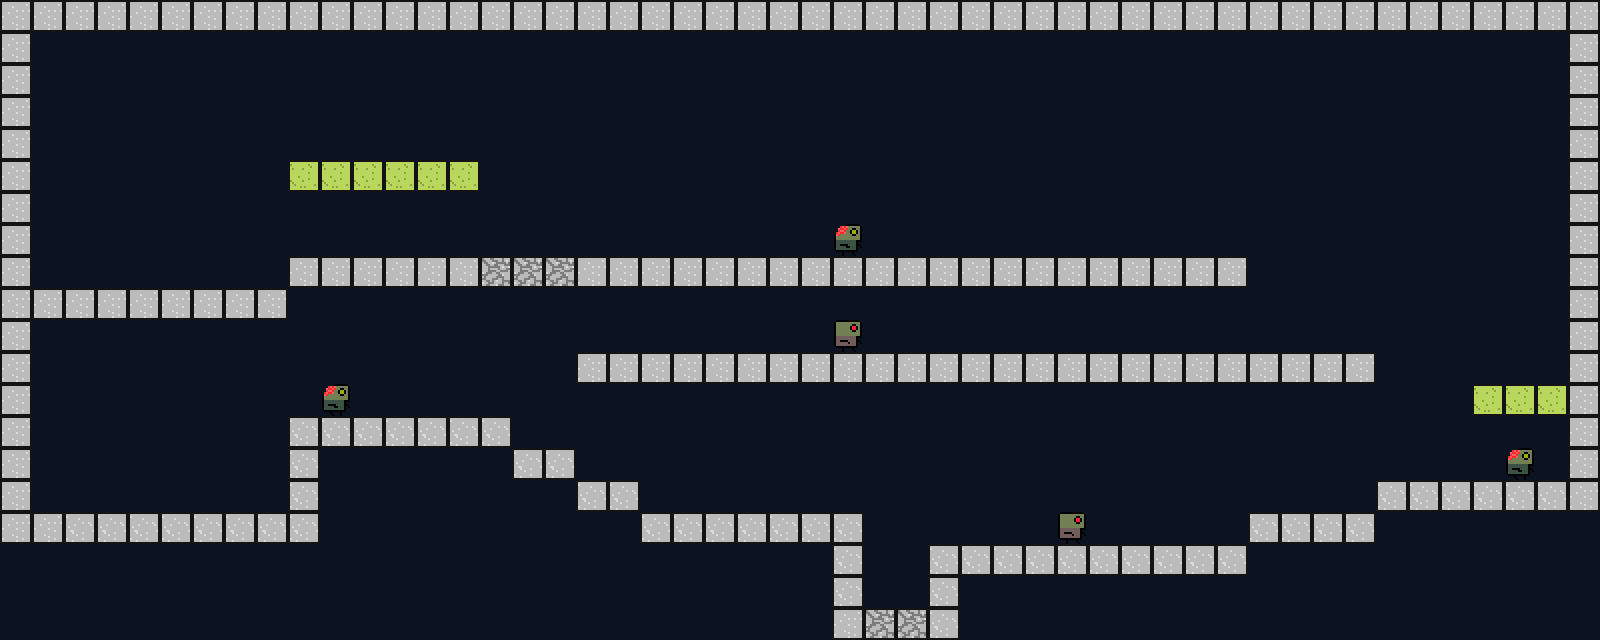

Tiled map render using the project's own tile images. Description and the map definition, with tile-layer contents summarised, below:
An orthogonal 50x20 tile map with 32x32 px tiles, 3 tile layers (background, layer, entities).

<map version="1.9" tiledversion="1.9.1" orientation="orthogonal" renderorder="right-down" width="50" height="20" tilewidth="32" tileheight="32" infinite="0" nextlayerid="4" nextobjectid="1">
 <editorsettings>
  <export target="level01.json" format="json" />
 </editorsettings>
 <tileset firstgid="1" name="Level01" tilewidth="32" tileheight="32" tilecount="24" columns="6">
  <image source="../images/shmup_characters.png" width="192" height="128" />
  <tile id="0">
   <properties>
    <property name="bridge" type="bool" value="false" />
    <property name="cloud" type="bool" value="false" />
    <property name="walkable" type="bool" value="false" />
   </properties>
  </tile>
  <tile id="1">
   <properties>
    <property name="bridge" type="bool" value="false" />
    <property name="cloud" type="bool" value="false" />
    <property name="walkable" type="bool" value="false" />
   </properties>
  </tile>
  <tile id="2">
   <properties>
    <property name="bridge" type="bool" value="false" />
    <property name="cloud" type="bool" value="false" />
    <property name="walkable" type="bool" value="false" />
   </properties>
  </tile>
  <tile id="3">
   <properties>
    <property name="bridge" type="bool" value="false" />
    <property name="cloud" type="bool" value="false" />
    <property name="walkable" type="bool" value="false" />
   </properties>
  </tile>
  <tile id="4">
   <properties>
    <property name="bridge" type="bool" value="false" />
    <property name="cloud" type="bool" value="false" />
    <property name="walkable" type="bool" value="false" />
   </properties>
  </tile>
  <tile id="5">
   <properties>
    <property name="bridge" type="bool" value="false" />
    <property name="cloud" type="bool" value="false" />
    <property name="walkable" type="bool" value="false" />
   </properties>
  </tile>
  <tile id="6">
   <properties>
    <property name="bridge" type="bool" value="false" />
    <property name="cloud" type="bool" value="false" />
    <property name="walkable" type="bool" value="false" />
   </properties>
  </tile>
  <tile id="7">
   <properties>
    <property name="bridge" type="bool" value="false" />
    <property name="cloud" type="bool" value="false" />
    <property name="walkable" type="bool" value="false" />
   </properties>
  </tile>
  <tile id="8">
   <properties>
    <property name="bridge" type="bool" value="false" />
    <property name="cloud" type="bool" value="false" />
    <property name="walkable" type="bool" value="false" />
   </properties>
  </tile>
  <tile id="9">
   <properties>
    <property name="bridge" type="bool" value="false" />
    <property name="cloud" type="bool" value="false" />
    <property name="walkable" type="bool" value="false" />
   </properties>
  </tile>
  <tile id="10">
   <properties>
    <property name="bridge" type="bool" value="false" />
    <property name="cloud" type="bool" value="false" />
    <property name="walkable" type="bool" value="false" />
   </properties>
  </tile>
  <tile id="11">
   <properties>
    <property name="bridge" type="bool" value="false" />
    <property name="cloud" type="bool" value="false" />
    <property name="walkable" type="bool" value="false" />
   </properties>
  </tile>
  <tile id="12">
   <properties>
    <property name="bridge" type="bool" value="false" />
    <property name="cloud" type="bool" value="false" />
    <property name="walkable" type="bool" value="false" />
   </properties>
  </tile>
  <tile id="13">
   <properties>
    <property name="bridge" type="bool" value="false" />
    <property name="cloud" type="bool" value="false" />
    <property name="walkable" type="bool" value="false" />
   </properties>
  </tile>
  <tile id="14">
   <properties>
    <property name="bridge" type="bool" value="false" />
    <property name="cloud" type="bool" value="false" />
    <property name="walkable" type="bool" value="false" />
   </properties>
  </tile>
  <tile id="15">
   <properties>
    <property name="bridge" type="bool" value="false" />
    <property name="cloud" type="bool" value="false" />
    <property name="walkable" type="bool" value="false" />
   </properties>
  </tile>
  <tile id="16">
   <properties>
    <property name="bridge" type="bool" value="false" />
    <property name="cloud" type="bool" value="false" />
    <property name="walkable" type="bool" value="false" />
   </properties>
  </tile>
  <tile id="17">
   <properties>
    <property name="bridge" type="bool" value="false" />
    <property name="cloud" type="bool" value="false" />
    <property name="walkable" type="bool" value="false" />
   </properties>
  </tile>
  <tile id="18">
   <properties>
    <property name="bridge" type="bool" value="false" />
    <property name="cloud" type="bool" value="false" />
    <property name="walkable" type="bool" value="true" />
   </properties>
  </tile>
  <tile id="19">
   <properties>
    <property name="bridge" type="bool" value="false" />
    <property name="cloud" type="bool" value="false" />
    <property name="walkable" type="bool" value="true" />
   </properties>
  </tile>
  <tile id="20">
   <properties>
    <property name="bridge" type="bool" value="false" />
    <property name="cloud" type="bool" value="false" />
    <property name="walkable" type="bool" value="true" />
   </properties>
  </tile>
  <tile id="21">
   <properties>
    <property name="bridge" type="bool" value="false" />
    <property name="cloud" type="bool" value="false" />
    <property name="walkable" type="bool" value="false" />
   </properties>
  </tile>
  <tile id="22">
   <properties>
    <property name="bridge" type="bool" value="false" />
    <property name="cloud" type="bool" value="true" />
    <property name="walkable" type="bool" value="true" />
   </properties>
  </tile>
  <tile id="23">
   <properties>
    <property name="bridge" type="bool" value="true" />
    <property name="cloud" type="bool" value="false" />
    <property name="walkable" type="bool" value="true" />
   </properties>
  </tile>
 </tileset>
 <layer id="1" name="background" width="50" height="20">
  <data>[1000 cells, 1000 non-empty, 1 distinct tile ids]</data>
 </layer>
 <layer id="2" name="layer" width="50" height="20">
  <data>[1000 cells, 209 non-empty, 4 distinct tile ids]</data>
 </layer>
 <layer id="3" name="entities" width="50" height="20">
  <data>[1000 cells, 5 non-empty, 3 distinct tile ids]</data>
 </layer>
</map>
